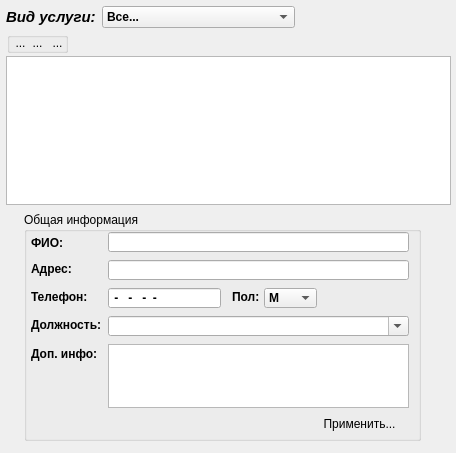
<?xml version="1.0" encoding="UTF-8"?>
<ui version="4.0">
 <author>Пиданов Сергей Александрович</author>
 <class>frmSotr</class>
 <widget class="QWidget" name="frmSotr">
  <property name="windowModality">
   <enum>Qt::ApplicationModal</enum>
  </property>
  <property name="geometry">
   <rect>
    <x>0</x>
    <y>0</y>
    <width>456</width>
    <height>453</height>
   </rect>
  </property>
  <property name="acceptDrops">
   <bool>true</bool>
  </property>
  <property name="windowTitle">
   <string>Сотрудники</string>
  </property>
  <property name="autoFillBackground">
   <bool>true</bool>
  </property>
  <widget class="QTableView" name="tableSotr">
   <property name="geometry">
    <rect>
     <x>6</x>
     <y>56</y>
     <width>445</width>
     <height>149</height>
    </rect>
   </property>
   <property name="selectionBehavior">
    <enum>QAbstractItemView::SelectRows</enum>
   </property>
  </widget>
  <widget class="QComboBox" name="comboVidUslugi">
   <property name="geometry">
    <rect>
     <x>102</x>
     <y>6</y>
     <width>193</width>
     <height>22</height>
    </rect>
   </property>
   <property name="font">
    <font>
     <pointsize>9</pointsize>
     <weight>75</weight>
     <bold>true</bold>
    </font>
   </property>
   <property name="editable">
    <bool>false</bool>
   </property>
   <item>
    <property name="text">
     <string>Все...</string>
    </property>
   </item>
  </widget>
  <widget class="QLabel" name="label">
   <property name="geometry">
    <rect>
     <x>6</x>
     <y>9</y>
     <width>103</width>
     <height>16</height>
    </rect>
   </property>
   <property name="font">
    <font>
     <pointsize>11</pointsize>
     <weight>75</weight>
     <italic>true</italic>
     <bold>true</bold>
    </font>
   </property>
   <property name="text">
    <string>Вид услуги:</string>
   </property>
  </widget>
  <widget class="QGroupBox" name="groupBox">
   <property name="geometry">
    <rect>
     <x>24</x>
     <y>212</y>
     <width>397</width>
     <height>229</height>
    </rect>
   </property>
   <property name="title">
    <string>Общая информация</string>
   </property>
   <property name="flat">
    <bool>false</bool>
   </property>
   <property name="checkable">
    <bool>false</bool>
   </property>
   <property name="checked">
    <bool>false</bool>
   </property>
   <widget class="QLabel" name="label_2">
    <property name="geometry">
     <rect>
      <x>7</x>
      <y>23</y>
      <width>73</width>
      <height>16</height>
     </rect>
    </property>
    <property name="font">
     <font>
      <weight>75</weight>
      <bold>true</bold>
     </font>
    </property>
    <property name="frameShape">
     <enum>QFrame::NoFrame</enum>
    </property>
    <property name="frameShadow">
     <enum>QFrame::Plain</enum>
    </property>
    <property name="text">
     <string>ФИО:</string>
    </property>
   </widget>
   <widget class="QLineEdit" name="sotrFIO">
    <property name="geometry">
     <rect>
      <x>84</x>
      <y>20</y>
      <width>301</width>
      <height>20</height>
     </rect>
    </property>
    <property name="font">
     <font>
      <pointsize>9</pointsize>
      <weight>75</weight>
      <bold>true</bold>
     </font>
    </property>
    <property name="readOnly">
     <bool>false</bool>
    </property>
   </widget>
   <widget class="QLabel" name="label_3">
    <property name="geometry">
     <rect>
      <x>7</x>
      <y>77</y>
      <width>73</width>
      <height>16</height>
     </rect>
    </property>
    <property name="font">
     <font>
      <weight>75</weight>
      <bold>true</bold>
     </font>
    </property>
    <property name="text">
     <string>Телефон:</string>
    </property>
   </widget>
   <widget class="QLineEdit" name="sotr_nom">
    <property name="geometry">
     <rect>
      <x>84</x>
      <y>76</y>
      <width>113</width>
      <height>20</height>
     </rect>
    </property>
    <property name="font">
     <font>
      <pointsize>9</pointsize>
      <weight>75</weight>
      <bold>true</bold>
     </font>
    </property>
    <property name="inputMask">
     <string>9-999-999-99-99; </string>
    </property>
   </widget>
   <widget class="QLabel" name="label_4">
    <property name="geometry">
     <rect>
      <x>7</x>
      <y>49</y>
      <width>73</width>
      <height>16</height>
     </rect>
    </property>
    <property name="font">
     <font>
      <weight>75</weight>
      <bold>true</bold>
     </font>
    </property>
    <property name="text">
     <string>Адрес:</string>
    </property>
   </widget>
   <widget class="QLineEdit" name="sotrAddres">
    <property name="geometry">
     <rect>
      <x>84</x>
      <y>48</y>
      <width>301</width>
      <height>20</height>
     </rect>
    </property>
    <property name="font">
     <font>
      <pointsize>9</pointsize>
      <weight>75</weight>
      <bold>true</bold>
     </font>
    </property>
    <property name="inputMask">
     <string/>
    </property>
   </widget>
   <widget class="QComboBox" name="sotrPol">
    <property name="geometry">
     <rect>
      <x>240</x>
      <y>76</y>
      <width>53</width>
      <height>20</height>
     </rect>
    </property>
    <property name="font">
     <font>
      <pointsize>9</pointsize>
      <weight>75</weight>
      <bold>true</bold>
     </font>
    </property>
    <item>
     <property name="text">
      <string>М</string>
     </property>
    </item>
    <item>
     <property name="text">
      <string>Ж</string>
     </property>
    </item>
   </widget>
   <widget class="QLabel" name="label_5">
    <property name="geometry">
     <rect>
      <x>208</x>
      <y>77</y>
      <width>29</width>
      <height>16</height>
     </rect>
    </property>
    <property name="font">
     <font>
      <weight>75</weight>
      <bold>true</bold>
     </font>
    </property>
    <property name="text">
     <string>Пол:</string>
    </property>
   </widget>
   <widget class="QLabel" name="label_6">
    <property name="geometry">
     <rect>
      <x>7</x>
      <y>105</y>
      <width>73</width>
      <height>16</height>
     </rect>
    </property>
    <property name="font">
     <font>
      <weight>75</weight>
      <bold>true</bold>
     </font>
    </property>
    <property name="text">
     <string>Должность:</string>
    </property>
   </widget>
   <widget class="QComboBox" name="sotrDoljn">
    <property name="enabled">
     <bool>true</bool>
    </property>
    <property name="geometry">
     <rect>
      <x>84</x>
      <y>104</y>
      <width>301</width>
      <height>20</height>
     </rect>
    </property>
    <property name="font">
     <font>
      <pointsize>9</pointsize>
      <weight>75</weight>
      <bold>true</bold>
     </font>
    </property>
    <property name="editable">
     <bool>true</bool>
    </property>
    <property name="modelColumn">
     <number>0</number>
    </property>
   </widget>
   <widget class="QTextEdit" name="sotrInfo">
    <property name="geometry">
     <rect>
      <x>84</x>
      <y>132</y>
      <width>301</width>
      <height>64</height>
     </rect>
    </property>
    <property name="font">
     <font>
      <pointsize>9</pointsize>
      <weight>75</weight>
      <bold>true</bold>
     </font>
    </property>
    <property name="readOnly">
     <bool>false</bool>
    </property>
   </widget>
   <widget class="QLabel" name="label_7">
    <property name="geometry">
     <rect>
      <x>7</x>
      <y>134</y>
      <width>73</width>
      <height>16</height>
     </rect>
    </property>
    <property name="font">
     <font>
      <weight>75</weight>
      <bold>true</bold>
     </font>
    </property>
    <property name="text">
     <string>Доп. инфо:</string>
    </property>
   </widget>
   <widget class="QPushButton" name="ApplyBut">
    <property name="geometry">
     <rect>
      <x>284</x>
      <y>200</y>
      <width>103</width>
      <height>23</height>
     </rect>
    </property>
    <property name="text">
     <string>Применить...</string>
    </property>
    <property name="icon">
     <iconset resource="icons.qrc">
      <normaloff>:/res/icons/6.ico</normaloff>:/res/icons/6.ico</iconset>
    </property>
    <property name="checkable">
     <bool>false</bool>
    </property>
    <property name="autoDefault">
     <bool>false</bool>
    </property>
    <property name="default">
     <bool>true</bool>
    </property>
    <property name="flat">
     <bool>true</bool>
    </property>
   </widget>
  </widget>
  <widget class="QGroupBox" name="groupBox_2">
   <property name="geometry">
    <rect>
     <x>7</x>
     <y>32</y>
     <width>61</width>
     <height>21</height>
    </rect>
   </property>
   <property name="title">
    <string/>
   </property>
   <widget class="QToolButton" name="add_sotr">
    <property name="geometry">
     <rect>
      <x>3</x>
      <y>3</y>
      <width>21</width>
      <height>16</height>
     </rect>
    </property>
    <property name="text">
     <string>...</string>
    </property>
    <property name="icon">
     <iconset resource="icons.qrc">
      <normaloff>:/res/icons/7.ico</normaloff>:/res/icons/7.ico</iconset>
    </property>
    <property name="autoRaise">
     <bool>true</bool>
    </property>
   </widget>
   <widget class="QToolButton" name="del_sotr">
    <property name="geometry">
     <rect>
      <x>40</x>
      <y>3</y>
      <width>21</width>
      <height>16</height>
     </rect>
    </property>
    <property name="text">
     <string>...</string>
    </property>
    <property name="icon">
     <iconset resource="icons.qrc">
      <normaloff>:/res/icons/5.ico</normaloff>:/res/icons/5.ico</iconset>
    </property>
    <property name="autoRaise">
     <bool>true</bool>
    </property>
   </widget>
   <widget class="QToolButton" name="edit_sotr">
    <property name="geometry">
     <rect>
      <x>20</x>
      <y>3</y>
      <width>21</width>
      <height>16</height>
     </rect>
    </property>
    <property name="text">
     <string>...</string>
    </property>
    <property name="icon">
     <iconset resource="icons.qrc">
      <normaloff>:/res/icons/11.ico</normaloff>:/res/icons/11.ico</iconset>
    </property>
    <property name="autoRaise">
     <bool>true</bool>
    </property>
   </widget>
  </widget>
 </widget>
 <layoutdefault spacing="6" margin="9"/>
 <resources>
  <include location="icons.qrc"/>
 </resources>
 <connections/>
 <designerdata>
  <property name="gridDeltaX">
   <number>4</number>
  </property>
  <property name="gridDeltaY">
   <number>4</number>
  </property>
  <property name="gridSnapX">
   <bool>true</bool>
  </property>
  <property name="gridSnapY">
   <bool>true</bool>
  </property>
  <property name="gridVisible">
   <bool>true</bool>
  </property>
 </designerdata>
</ui>
